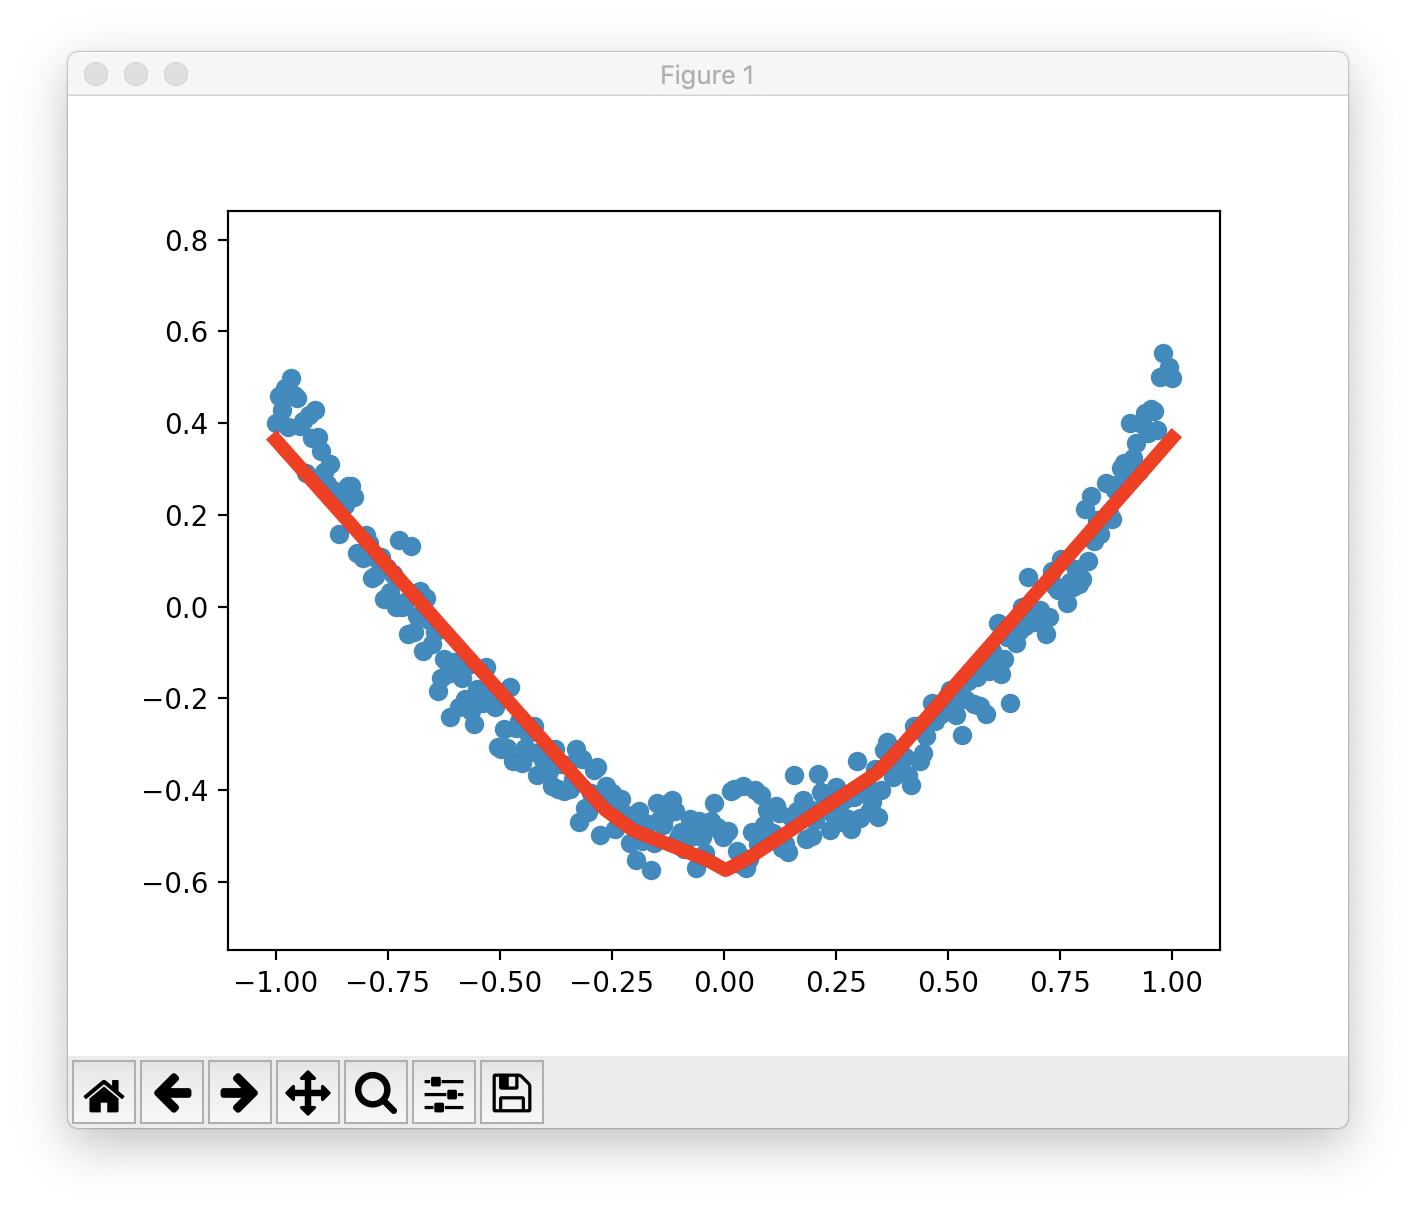

This figure's Python source:
import tensorflow as tf
import numpy as np
import matplotlib.pyplot as plt

def add_layer(inputs, in_size,out_size,activation_function=None):
	weights = tf.Variable(tf.random_normal([in_size,out_size]))
	biases = tf.Variable(tf.zeros([1,out_size])) + 0.1
	Wx_plus_b = tf.matmul(inputs, weights) + biases

	if activation_function is None:
		outputs = Wx_plus_b
	else:
		outputs = activation_function(Wx_plus_b)
	return outputs


x_data = np.linspace(-1,1,300)[:,np.newaxis]
noise = np.random.normal(0,0.05,x_data.shape)
y_data = np.square(x_data) - 0.5 + noise

xs = tf.placeholder(tf.float32, [None,1])
ys = tf.placeholder(tf.float32, [None,1])


l1 = add_layer(xs, 1,10,activation_function=tf.nn.relu)
prediction = add_layer(l1,10,1,activation_function=None)

loss = tf.reduce_mean(tf.reduce_sum(tf.square(ys - prediction),reduction_indices=[1]))

train_step = tf.train.GradientDescentOptimizer(0.1).minimize(loss)

init = tf.initialize_all_variables()

sess = tf.Session()
sess.run(init)

fig = plt.figure()
ax = fig.add_subplot(1,1,1)
ax.scatter(x_data,y_data)
plt.ion()
plt.show()

for i in range(1000):
	sess.run(train_step,feed_dict={xs:x_data, ys:y_data})
	if i % 50 == 0:
		# print(sess.run(loss, feed_dict={xs:x_data, ys:y_data}))
		try:
			ax.lines.remove(lines[0])
		except Exception:
			pass
		prediction_value = sess.run(prediction, feed_dict={xs:x_data})
		lines = ax.plot(x_data, prediction_value,'r-',lw = 5)
		plt.pause(0.1)
